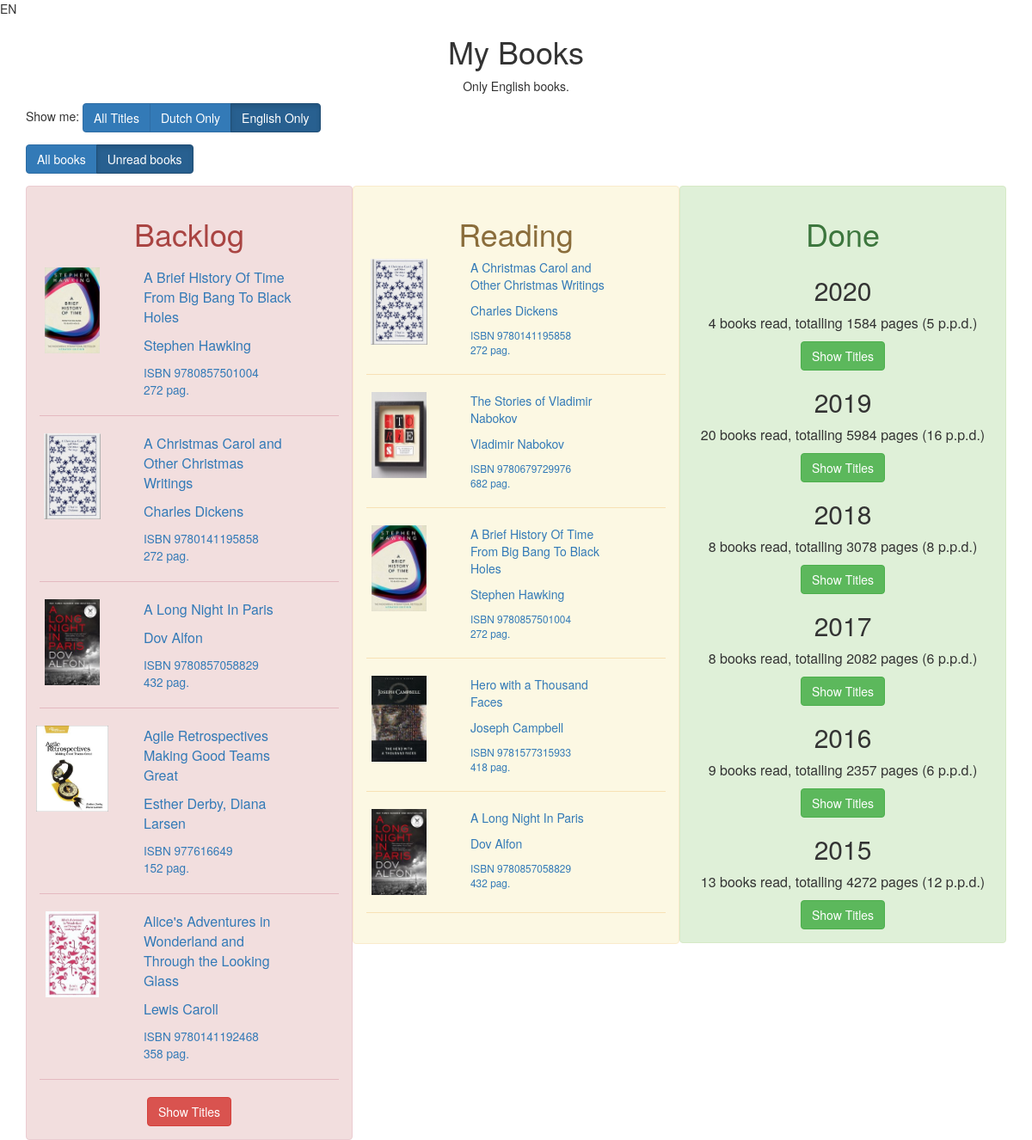
Before: /index.php?language=EN with the older database file.
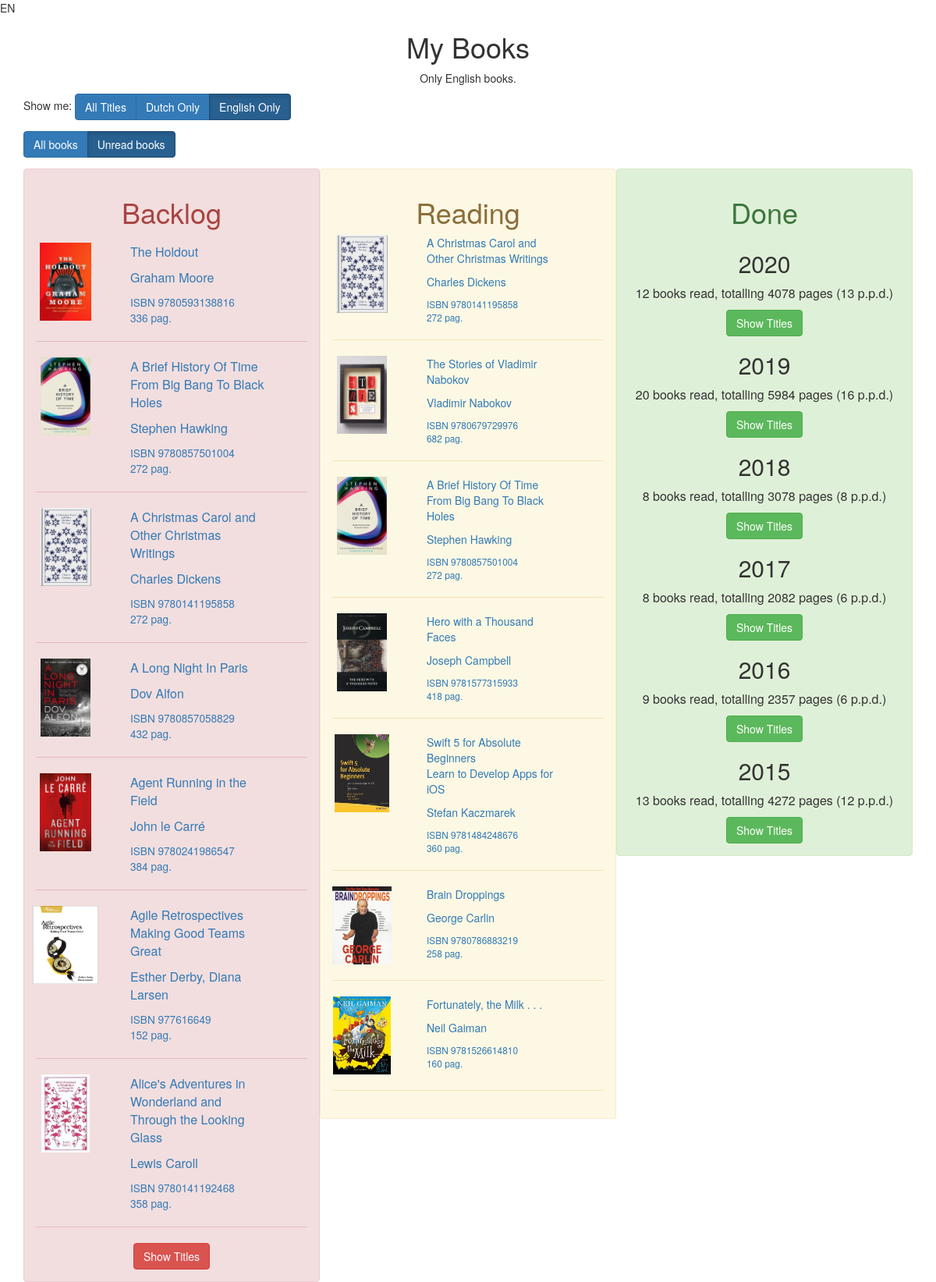
After: the same page with the newer database file.
### tables this page shows
CREATE TABLE `books` (
  `idbook` int(11) NOT NULL,
  `cdkeep` tinyint(4) NOT NULL DEFAULT '1',
  `nmtitle` varchar(250) NOT NULL,
  `nmsubtitle` text,
  `nmauthor` varchar(50) NOT NULL,
  `nrpages` int(11) NOT NULL,
  `nrisbn` bigint(11) NOT NULL,
  `cdlanguage` char(3) NOT NULL DEFAULT 'NL',
  `nrorderbol` bigint(20) NOT NULL,
  `ftreview` text
);

CREATE TABLE `bookstates` (
  `idbookstate` int(11) NOT NULL,
  `idbook` int(11) NOT NULL,
  `dtstart` date DEFAULT NULL,
  `dtfinished` date DEFAULT NULL,
  `ftreview` text
);

### src/class/Library.php (called while the page is built, shortened)
<?php
require_once "Database.php";
class Library{
	private $_db;
	private $_books = [];
	private $_years = [];
	function __construct(Database $db = null)
	{
		if (empty($db))
		{
			$this->_db = new Database();
		} else {
			$this->_db = $db;
		}
	}
	function getBooks(string $selected_language = null, string $cdstatus = null, bool $unreadBooksOnly = false) : void
	{
		$sql = "";
		$where = "";
		$orderBy = "";
		switch ($cdstatus)
		{
			case "I" :
				$sql 	= "SELECT * FROM books b, bookstates bs";
				$where = "b.idbook = bs.idbook
						AND bs.dtfinished IS NULL";
				break;
			case "B":
			default:
				$sql = "SELECT * FROM books b";
				$orderBy = "b.nmtitle, b.nmsubtitle, b.nmauthor";
		}
		if (!empty($selected_language)){
			if (empty($where))
			{
				$where = "b.cdlanguage = '" . $selected_language . "'";
			} else {
				$where .= " AND b.cdlanguage = '" . $selected_language . "'";
			}
		}
		$sql .= (empty($where) ? "" : " WHERE " . $where) . (empty($orderBy) ? "" : " ORDER BY " . $orderBy);
		$rows = $this->_db->queryDb($sql);
	}
	private function _setBooks(array $rows) : array
	{
		if (empty($this->_books))
		{
			foreach ($rows as $row)
			{
				$book = new Book($this->_db);
				$book->setProperties($row);
				$this->_books[] = $book;
			}
		}
		return $this->_books;
	}
	function countReadBooksPerYear(string $selected_language = null, int $year) : array
	{
		$sql = "SELECT COUNT(*) AS books, SUM(nrpages) AS pages FROM books b, bookstates bs WHERE b.idbook = bs.idbook AND bs.dtfinished BETWEEN '" . $year . "-01-01' AND '" . $year . "-12-31'";
		if (!empty($selected_language)){
			$sql 	.= 	" AND b.cdlanguage = '" . $selected_language . "' ";
		}
		$ftrow = $this->_db->queryDb($sql);
		return $ftrow[0];
	}
	function getAllBooksReadPerYear(string $selected_language = null, int $year) : array
	{
		$sql = "SELECT * FROM books b, bookstates bs WHERE b.idbook = bs.idbook AND bs.dtfinished BETWEEN '" . $year . "-01-01' AND '" . $year . "-12-31'";
		if (!empty($selected_language)){
			$sql 	.= 	" AND b.cdlanguage = '" . $selected_language . "'";
		}
		$sql 	.= " ORDER BY bs.dtfinished DESC";
		$this->_books = [];
		$this->_setBooks($this->_db->queryDb($sql));
		return $this->_books;
	}
	function createTiles(string $admin, string $selected_language = null) : array
	{
		$tiles = [];
		if (!empty($this->_books))
		{
			foreach ($this->_books as $book){
				if (!empty($book))
				{
					$tiles[] = $book->createTile($admin, $selected_language);
				}
			}
		}
		return $tiles;
	}
	function getYears() : array
	{
		if (empty($this->_years))
		{
			$sql = "SELECT DISTINCT YEAR(dtfinished) AS year FROM bookstates WHERE dtfinished IS NOT NULL GROUP BY year DESC";
			$years = $this->_db->queryDb($sql);
			foreach ($years as $year)
			{
				$this->_years[] = $year['year'];
			}
		}
		return $this->_years;
	}
}
?>

### src/class/Database.php (called while the page is built, shortened)
<?php
class DataBase{
	var $connection;
	function __construct(){
		$this->connection = mysqli_connect(NMSERVER, NMUSER, NMPASSWORD, NMDATABASE)
			or die("Kan geen verbinding maken met server \n" . mysqli_error($this->connection));
			return;
		print_r(NMDATABASE);
	}
	function queryDb($query){
		$this->result = mysqli_query($this->connection, $query)
			or die("Fout " . mysqli_errno($this->connection) . ": "
			. mysqli_error($this->connection) . " bij uitvoeren query in querydb");
		if (mysqli_affected_rows($this->connection) == 1){
				$this->result = mysqli_fetch_array($this->result, MYSQLI_ASSOC);
		$this->result = array(0=>$this->result);
		} else {
			$x = 0;
			$output=array();
			while ($row = mysqli_fetch_array($this->result, MYSQLI_ASSOC)) {
				$output[$x] = $row;
				$x++;
			}
			$this->result = $output;
		}
		return $this->result;
	}
}
?>

### src/class/Book.php (the view, shortened to what this page needs)
<?php
require_once "Database.php";
class Book
{
	private $_idbook;
	private $_nmtitle;
	private $_nmsubtitle;
	private $_nmauthor;
	private $_nrpages;
	private $_nrisbn;
	private $_filename;
	function setProperties(array $row)
	{
		$this->_idbook		= $row['idbook'];
		$this->_nmtitle		= $row['nmtitle'];
		$this->_nmsubtitle	= $row['nmsubtitle'];
		$this->_nmauthor	= $row['nmauthor'];
		$this->_nrpages		= $row['nrpages'];
		$this->_nrisbn		= $row['nrisbn'];
	}
		?>
		<?php
	private function _getCover() : string
	{
		if (empty($this->_filename))
		{
			$this->_filename = "./covers/" . $this->_idbook;
			if (file_exists($this->_filename . ".jpg")){
				$this->_filename .= ".jpg";
			} elseif (file_exists($this->_filename . ".gif")){
				$this->_filename .= ".gif";
			}
		}
		return $this->_filename;
	}
	function getAuthor() : string
	{
		return $this->_nmauthor;
	}
	function createTile(bool $admin, string $cdstatus, string $selected_language = null) : string
	{
		$href	= "book.php?id=" . $this->_idbook . (empty($selected_language) ? "" : "&selected_language=" . $selected_language ) . "";
		$html = "<div id='book" . $this->_idbook . "'  class='row item'>\n";
		$html .= "  <div>\n";
		$html .= "    <div class='row'>\n";
		$html .= "      <div class='col-md-4 text-center'>\n";
		$html .= "        <a href='" . $href . "'>\n";
		$html .= "          <img src='" . $this->_getCover() . "' class='bookcover'>\n";
		$html .= "        </a>\n";
		$html .= "      </div>\n";
		$html .= "      <div class='col-md-6 booktitle'>\n";
		$html .= "        <a href='" . $href . "'>\n";
		$html .= "          <p class='title'>" . $this->_nmtitle . (empty($this->_nmsubtitle) ? "" : "<br/>" . $this->_nmsubtitle) . "</p>\n";
		$html .= "          <p class='author'>" . $this->getAuthor() . "</p>\n";
		$html .= "          <small>ISBN " . $this->_nrisbn . "<br/>" . $this->_nrpages . " pag.</small>\n";
		$html .= "        </a>\n";
		$html .= "      </div>\n";
		$html .= "    </div>\n";
		$html .= "  </div>\n";
		$html .= "</div>\n";
		$html .= "<hr>\n";
		return $html;
	}
}
?>

### src/index.php (shortened to what this page needs)
<?php
require_once "class/Database.php";
require_once "class/Library.php";
require_once "class/Book.php";
$admin = false;
$selected_language = null;
if (isset($_GET['language']) and $_GET['language'] !== "ALL"){
	$selected_language = $_GET['language'];
}
$unreadBooksOnly = False;
print_r($selected_language);
print_r($unreadBooksOnly);
switch ($selected_language){
	case "EN":
		$backlog		= "Backlog";
		$inprogress		= "Reading";
		$done			= "Done";
		$backlog		= "Backlog";
		$formtitle		= "My Books";
		$formsubtitle	= "Only English books.";
		$alltitles		= "All Titles";
		$nltitles		= "Dutch Only";
		$entitles		= "English Only";
		$titlebuttonshow	= "Show Titles";
		$totalpages			= " pages";
		$totalbooks			= " books read, totalling ";
		$languagelabel		= "Show me";
		$allBooks = "All books";
		$unreadBooks = "Unread books";
		break;
}
$booksInLibraryObj = new Library();
$booksInLibraryObj->getBooks($selected_language, "B", $unreadBooksOnly);
$booksInLibrary = $booksInLibraryObj->createTiles($admin, "B", $selected_language);
$booksInProgressObj = new Library();
$booksInProgressObj->getBooks($selected_language, "I", $unreadBooksOnly);
$booksInProgress = $booksInProgressObj->createTiles($admin, "I", $selected_language);
$numberOfBooksInProgress = $booksInProgressObj->getNumberOfBooks();
$booksDoneObj = new Library();
?>
<!doctype html>
<html>
<head>
	<link rel="stylesheet" href="https://maxcdn.bootstrapcdn.com/bootstrap/3.3.7/css/bootstrap.min.css">
	<link rel="stylesheet" href="css/books.css">
</head>
<body>
<div id="outer" class="container">
    <header class="text-center">
		<h1><?php echo $formtitle; ?></h1>
		<p><?php echo $formsubtitle; ?></p>
    </header>
    <nav>
    	<form id="select_language" >
        <?php echo $languagelabel; ?>:
        <div class="btn-group" data-toggle="buttons">
            <label class="btn btn-primary<?php echo (empty($selected_language) ? " active" : "");?>">
	            <input type="radio" name="language" autocomplete="off" value="ALL" onChange="document.getElementById('select_language').submit();"><?php echo $alltitles; ?>
			</label>
            <label class="btn btn-primary<?php echo ($selected_language === "NL" ? " active" : "");?>">
	            <input type="radio" name="language" autocomplete="off" value="NL" onChange="document.getElementById('select_language').submit();"><?php echo $nltitles; ?>
			</label>
            <label class="btn btn-primary<?php echo ($selected_language === "EN" ? " active" : "");?>">
	            <input type="radio" name="language" autocomplete="off" value="EN" onChange="document.getElementById('select_language').submit();"><?php echo $entitles; ?>
            </label>
        </div>
		</form>
		<form id="select_unreadBooksOnly" >
        <div class="btn-group" data-toggle="buttons">
            <label class="btn btn-primary<?php echo ($unreadBooksOnly == True ? " active" : "");?>">
	            <input type="radio" name="unreadBooksOnly" autocomplete="off" value="True" onChange="document.getElementById('select_unreadBooksOnly').submit();"><?php echo $allBooks; ?>
			</label>
            <label class="btn btn-primary<?php echo ($unreadBooksOnly == False ? " active" : "");?>">
	            <input type="radio" name="unreadBooksOnly" autocomplete="off" value="False" onChange="document.getElementById('select_unreadBooksOnly').submit();"><?php echo $unreadBooks; ?>
			</label>
        </div>
        </form>
    </nav>
	<main>
        <div class="alert alert-danger col-md-4">
            <h1 class="text-center"><?php echo $backlog; ?></h1>
			<?php
			createBacklogTable($booksInLibrary, $numberOfBooksInProgress, $titlebuttonshow);
			?>
        </div>
        <div class="alert alert-warning col-md-4 col-centered">
            <h1 class="text-center"><?php echo $inprogress; ?></h1>
            <div>
            <?php
			foreach ($booksInProgress as $book){
				echo $book;
			}
            ?>
            </div>
        </div>
        <div class="alert alert-success col-md-4 col-centered">
            <h1 class="text-center"><?php echo $done; ?></h1>
			<?php
			echo getBooksDone($booksDoneObj, $admin, $selected_language, $titlebuttonshow, $totalbooks, $totalpages);
			?>
        </div>
    </main>
</div>
</body>
</html>
<?php
function createBacklogTable($books, $count, $titlebuttonshow){
?>
<table width="100%">
    <tr>
        <td>
        <?php
		while($count > 0){
			echo $books[0];
			unset($books[0]);
			$books = array_values($books);
			$count--;
		}
		?>
        </td>
    </tr>
	<?php
	if (count($books) > 0){
	?>
    <tr>
    	<td class="text-center">
			<button id="displayBacklog" type="button" class="btn btn-danger" onClick="javascript:toggleRows('Backlog', 'displayBacklog');"><?php echo $titlebuttonshow; ?></button>
        </td>
	</tr>
    <?php
	}
	?>
</table>
<?php
}
function getNumberOfDays(int $year) : int
{
	$start = new DateTime($year . "-01-01");
	$today = new DateTime();
	if ($year != $today->format("Y"))
	{
		$today = new DateTime($year . "-12-31");
	}
	return $today->diff($start)->format("%a");
}
function getBooksDone(Library $booksDoneObj, string $admin, string $selected_language = null, $titlebuttonshow, $totalbooks, $totalpages) : string
{
	$years = $booksDoneObj->getYears();
	$html	= "";
	foreach($years as $year){
		$result = $booksDoneObj->countReadBooksPerYear($selected_language, $year);
		$bookcount = $result['books'];
		$books = $booksDoneObj->getAllBooksReadPerYear($selected_language, $year);
		$pagescount = $result['pages'];
		$pagesaverage = number_format(($pagescount/getNumberOfDays($year)), 0);
		$html	.= "<table width='100%'>\n";
		$html	.= "  <tr>\n";
		$html	.= "    <td class='text-center'>\n";
		$html	.= "      <h2>" . $year . "</h2>\n";
		$html	.= "      <p>" . $bookcount . $totalbooks . $pagescount . $totalpages . " (" . $pagesaverage . " p.p.d.)</p>\n";
		$html	.= "    </td>\n";
		$html	.= "  </tr>\n";
		$html	.= "  <tr>\n";
		$html	.= "    <td class='text-center'>\n";
		$html	.= "      <button id='display" . $year . "' class='btn btn-success' onClick=\"javascript:toggleRows('" . $year . "', 'display" . $year . "');\" >" . $titlebuttonshow . "</button>\n";
		$html	.= "    </td>\n";
		$html	.= "  </tr>\n";
		$html	.= "  <tr id='" . $year . "' style='display: none'>\n";
		$html	.= "    <td>\n";
		foreach ($books as $book){
			$html.= $book->createTile($admin, "D", $selected_language);
		}
		$html	.= "    </td>\n";
		$html	.= "  </tr>\n";
		$html	.= "</table>\n";
	}
	return $html;
}
?>

### src/css/books.css (style rules this page uses)
html { height: 100%; }
main, body, #outer { height:inherit; }
.bookcover { height: 100px; }
.item { margin-top: 10px; margin-bottom: 10px; }

Changed rows visible on the page:
no longer on this page (row edited): bookstates: $this->_nmtitle "A Long Night In Paris", $this->getAuthor() "Dov Alfon", $this->_nrisbn "9780857058829", $this->_nrpages "432"
added books: shows a picture, nmtitle "The Holdout", nmauthor "Graham Moore", nrisbn "9780593138816", nrpages "336"
added books: shows a picture, nmtitle "Agent Running in the Field", nmauthor "John le Carré", nrisbn "9780241986547", nrpages "384"
added bookstates: shows a picture
added books: nmtitle "Swift 5 for Absolute Beginners", nmsubtitle "Learn to Develop Apps for iOS", nmauthor "Stefan Kaczmarek", nrisbn "9781484248676", nrpages "360"
added bookstates: shows a picture
added books: nmtitle "Brain Droppings", nmauthor "George Carlin", nrisbn "9780786883219", nrpages "258"
added bookstates: shows a picture
added books: nmtitle "Fortunately, the Milk . . .", nmauthor "Neil Gaiman", nrisbn "9781526614810", nrpages "160"
Other visible differences:
new list line: "2020 12 books read, totalling 4078 pages ( 13 p.p.d.) Show Titles"
list line gone: "2020 4 books read, totalling 1584 pages ( 5 p.p.d.) Show Titles"
